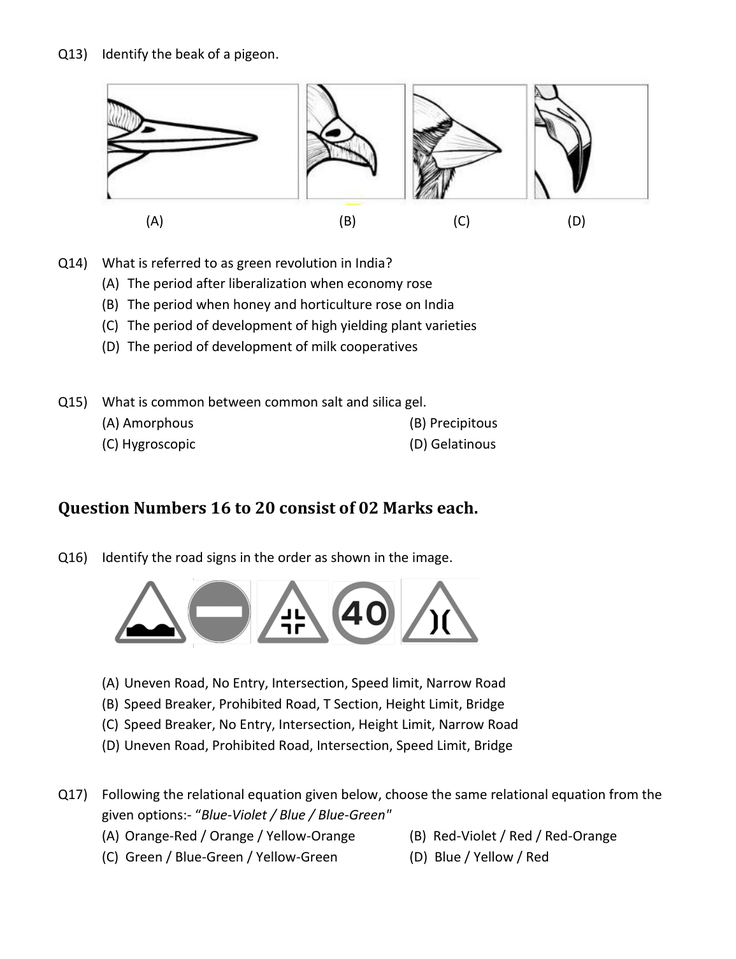
#> input picture tmp/pdfs/nid-review/SamplePaper_DATPrelims_BDes.png, 736 x 959 px, shrunk from 1155 x 1505 before the run
$ python -i crop_question_blocks.py   (imports and definitions only)
#> lines starting #> are read from the running program, lines starting #| are printed output that depends on the picture; after the words box and inside, x2 and y2 are one past the last pixel; in counts of white or black regions, pixels touching at a corner belong together
#> further down, picture is the input picture: PIL image 736x959 RGB; mean R, G, B 243.6, 243.6, 243.6
#!/usr/bin/env python3
"""Crop every question as one exact block from its source page renders.

For each paper, question markers ("Q.06", "Q 12:", "Q7)", "28.") are found with the
Vision OCR helper and matched, in reading order, to the questions the bank already
holds. A question's block runs from its marker to the next question's marker, across
page breaks when it continues on the next page. Page headers/footers and section
headings are left out. The pixels are the source render: nothing is redrawn.

Writes server/data/media/<paper>/blocks/<question>.png and, per question, the
`block_path` and `block_meta_json` columns (confidence flags for review). Changed
pixels reset crop_review to 'pending'. The database is backed up first.

Usage: tools/crop_question_blocks.py [--paper ID] [--ocr-only] [--jobs N]
"""
import argparse
import concurrent.futures
import datetime
import json
import pathlib
import re
import sqlite3
import subprocess

from PIL import Image, ImageChops, ImageDraw

ROOT = pathlib.Path(__file__).resolve().parents[1]
DB = ROOT / "server/data/dexam.sqlite"
MEDIA = ROOT / "server/data/media"
OCR = ROOT / "server/data/.cache/ocr_vision2"  # built from tools/ocr_vision.swift (with marker boxes)
CACHE = ROOT / "server/data/.cache/page-ocr-v2"
REPORTS = ROOT / "server/data/sources/figure-reports"

PAGE_RE = re.compile(r"^page-(\d{3})\.(png|jpg)$")
# "Q.06", "Q 12:", "Q18.", "Q7)", "Q.5 Problem", "Question 3", or a bare "28." / "28)" at the margin.
# Also "Question No. 8" headings; never a range such as "Question numbers 6 -15 carry ...".
MARKER_RE = re.compile(
    r"^\s*(?:(Q(?:uestion)?(?:\s*(?:no|number)\b)?)\s*[.:\-]?\s*)?(\d{1,3})(?!\s*[-–]\s*\d)\s*(?:[.):\-]|\s|$)",
    re.I,
)
HEADING_RE = re.compile(
    r"^\s*(PART\s+[AB12]\b|Part\s+[AB12]\b|SECTION\b|Section\s+\d|Passage\b|PASSAGE\b|"
    r"Directions?\b|DIRECTIONS?\b|Read the following|Instructions\b|INSTRUCTIONS\b|"
    r"END OF|End of the|Q\.?\s*\d+\s*[-–to]+\s*Q?\.?\s*\d+\s+carry|Question numbers?\s+\d+\s*[-–])",
)
# Scanned NIFT papers: a passage or situation heading also ends the question above it.
HEADING_CLEAN_RE = re.compile(HEADING_RE.pattern + r"|^\s*(?:Situation|SITUATION|Caselet)\s*[-–]?\s*[IVXLivxl1-9]{1,4}\W*$")
# Printed page footers on the scanned NIFT papers: "BT 1000/C/2K14/02", "MD 1000/B/2K12/02", "( 13 )".
PAGE_FOOTER_RE = re.compile(r"^\s*[A-Z]{2,4}\s?\d{3,4}\s?/|^\s*\(\s*\d{1,3}\s*\)\s*$")
FOOTER_RE = re.compile(
    r"(\bof\s+\d+\b|Question Paper|Page\s*\d|^\s*\(?\s*\d{1,3}\s*\)?\s*$|^\s*-\s*\d+\s*-\s*$|"
    r"BT\s*\d|\d{2}-PM|Space for rough|Rough Work|ROUGH WORK|www\.|\.com\b|Design Studio|VDDS)",
    re.I,
)


# [68 lines left out: functions parse_json, page_files, ocr_rows, to_pixels, page_layout, not called in this run]


def expected_number(question_no):
    match = re.search(r"(\d+)", str(question_no or ""))
    return int(match.group(1)) if match else None


# [108 lines left out: function find_markers, not called in this run]


def normalise(text):
    return re.sub(r"[^a-z0-9]", "", str(text).lower())


# [11 lines left out: function next_boundary, not called in this run]


def trim_white(image, padding=14):
#> called with padding = 14
    rgb = image.convert("RGB")
    background = Image.new("RGB", rgb.size, (255, 255, 255))
#> background: PIL image 736x959 RGB; every value is 255
    diff = ImageChops.difference(rgb, background).convert("L").point(lambda v: 255 if v > 40 else 0)
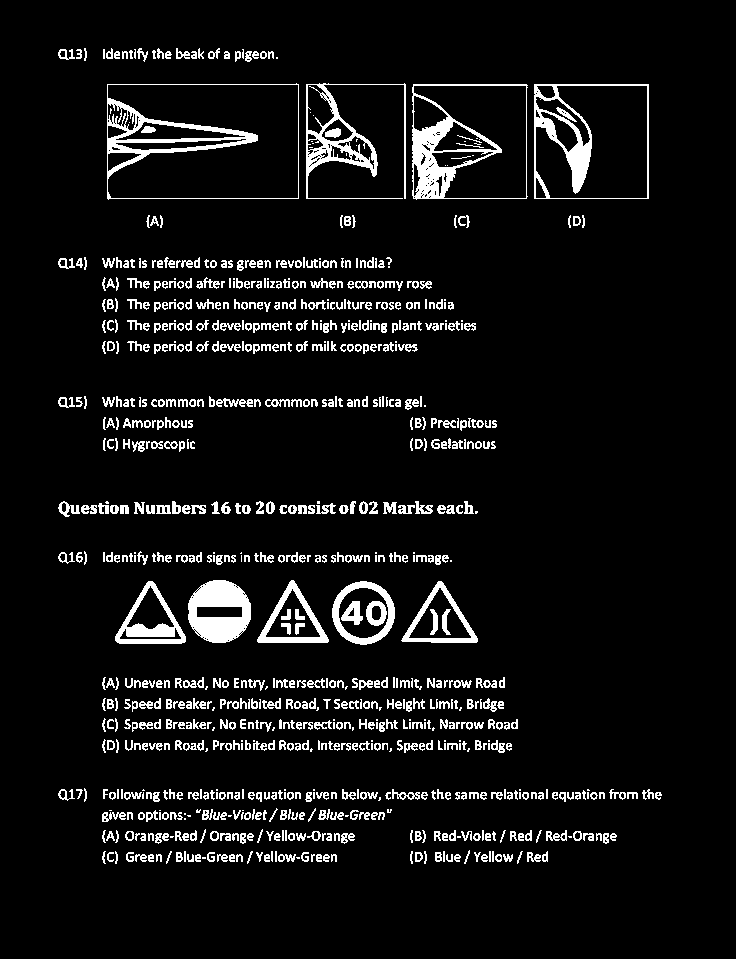
#> diff: PIL image 736x959 L; 7.3% white; 891 white regions (167 under 20 px), largest, box (x1, y1, x2, y2) and area: (412, 84, 528, 200) 3227, (107, 83, 299, 200) 3116, (188, 580, 251, 643) 2677
    box = diff.getbbox()
#> box = (58, 48, 662, 864)
    if not box:
        return None
    left, top, right, bottom = box
#> left = 58; top = 48; right = 662; bottom = 864
    return rgb.crop((max(0, left - padding), max(0, top - padding),
                     min(rgb.width, right + padding), min(rgb.height, bottom + padding)))
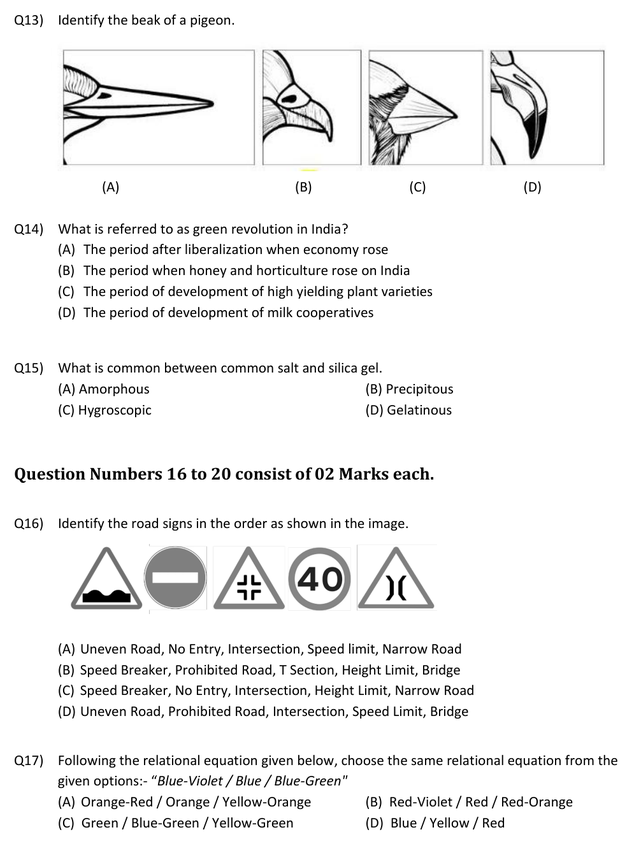
#> returned value: PIL image 632x844 RGB; mean R, G, B 239.9, 239.9, 239.9


# [295 lines left out: functions cut_answer_space, blank_numbers, heading_stop, drop_edge_slivers, whiten_scanner_bars, blankest_row and 4 more, not called in this run]


# [2 lines not run here, left out]

>>> from PIL import Image
>>> picture = Image.open('../tmp/pdfs/nid-review/SamplePaper_DATPrelims_BDes.png')
>>> result = trim_white(picture)

$ run again, on tmp/pdfs/nid-review/NID-2018-Previous-Year-Paper_Vijay Deore Design Studio_VDDS.png
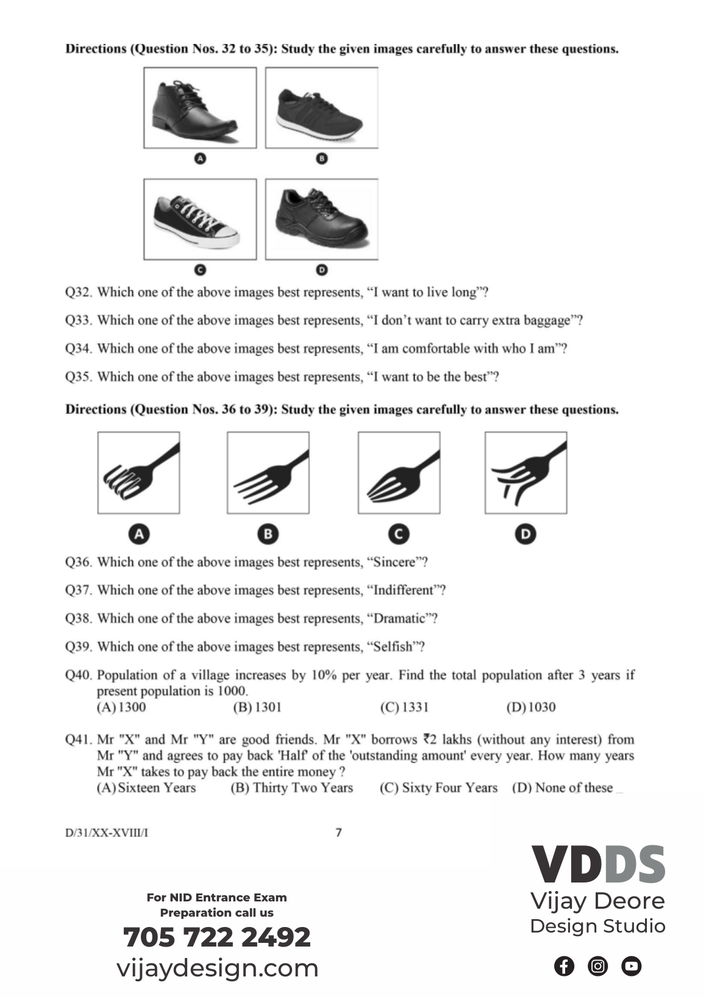
#> input picture tmp/pdfs/nid-review/NID-2018-Previous-Year-Paper_Vijay Deore Design Studio_VDDS.png, 706 x 999 px, shrunk from 1158 x 1638 before the run
#> picture is the input picture: PIL image 706x999 RGB; mean R, G, B 240.3, 240.2, 240.3
#> background: PIL image 706x999 RGB; every value is 255
#> in trim_white, `diff = ImageChops.difference(rgb, background).convert("L").point(lambd..`:
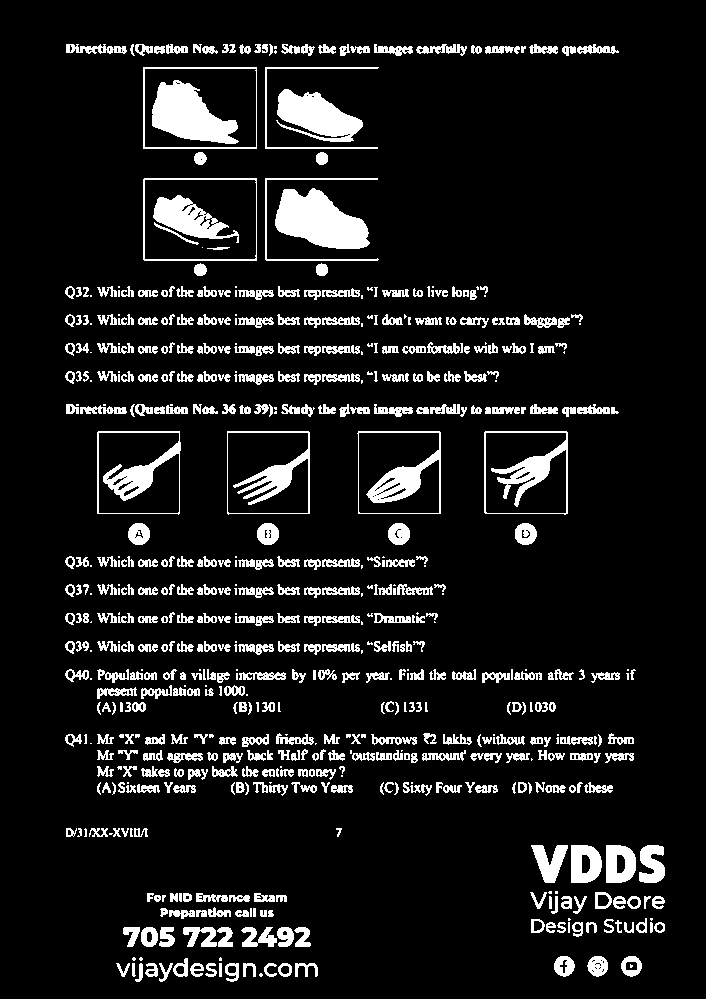
#> diff: PIL image 706x999 L; 10% white; 626 white regions (121 under 20 px), largest, box (x1, y1, x2, y2) and area: (275, 188, 370, 249) 3782, (152, 80, 239, 144) 3301, (276, 89, 363, 142) 2720
#> box = (65, 44, 665, 982)
#> left = 65; top = 44; right = 665; bottom = 982
#> in trim_white, `return rgb.crop((max(0, left - padding), max(0, top - padding), min(rg..`:
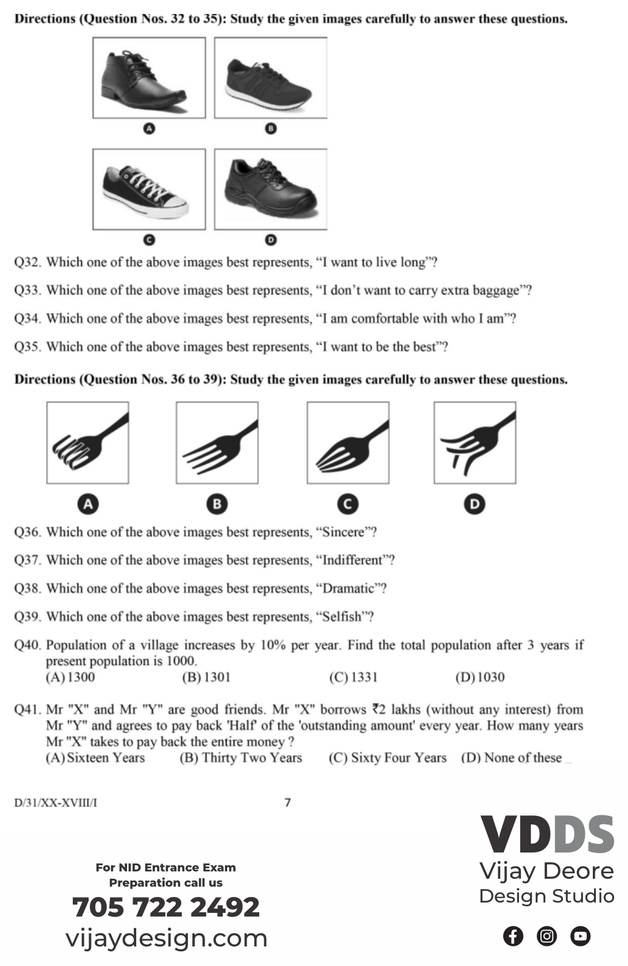
#> returned value: PIL image 628x966 RGB; mean R, G, B 237.9, 237.9, 237.9

$ run again, on tmp/pdfs/nid-review/NID-2020-Previous-Year-Paper_Vijay Deore Design Studio_VDDS.png
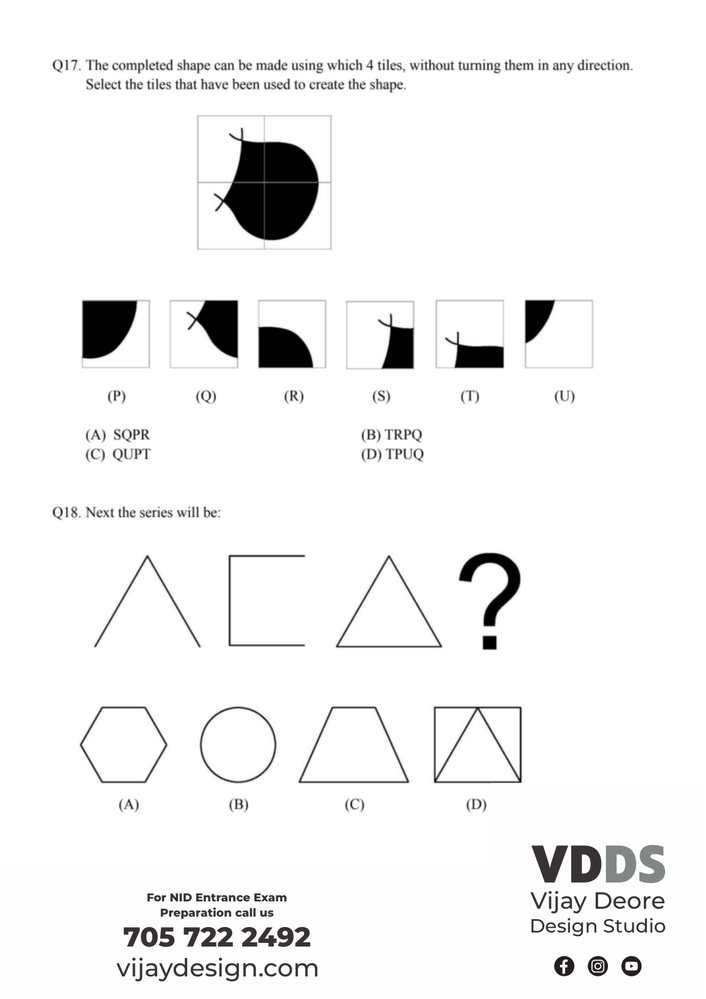
#> input picture tmp/pdfs/nid-review/NID-2020-Previous-Year-Paper_Vijay Deore Design Studio_VDDS.png, 706 x 999 px, shrunk from 1158 x 1638 before the run
#> picture is the input picture: PIL image 706x999 RGB; mean R, G, B 243.1, 243.1, 243.1
#> background: PIL image 706x999 RGB; every value is 255
#> in trim_white, `diff = ImageChops.difference(rgb, background).convert("L").point(lambd..`:
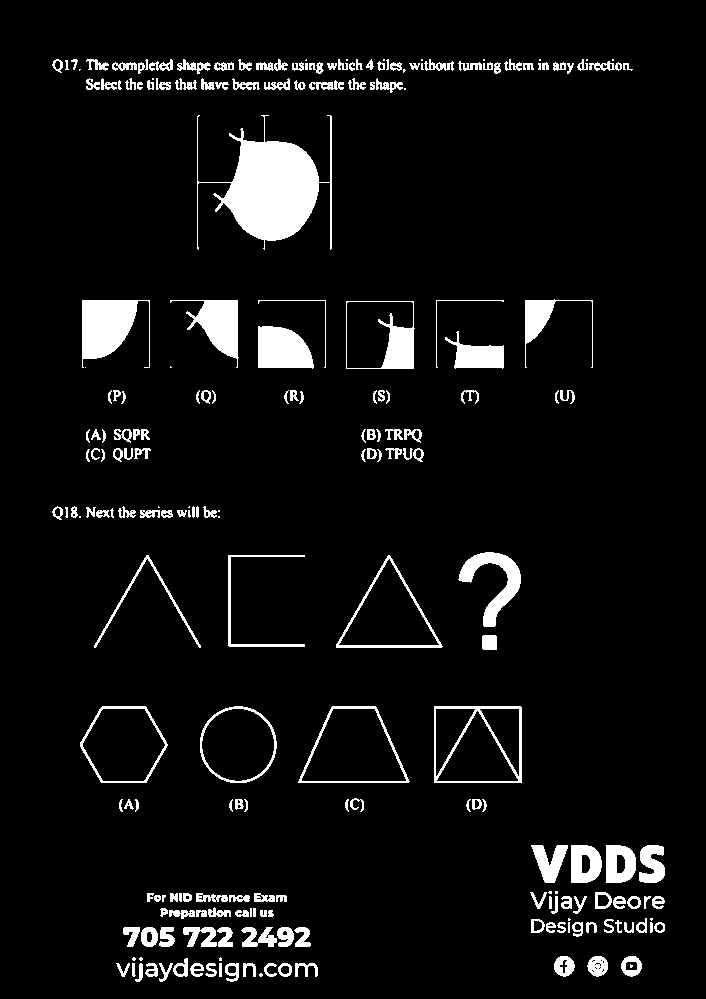
#> diff: PIL image 706x999 L; 6.3% white; 234 white regions (33 under 20 px), largest, box (x1, y1, x2, y2) and area: (197, 115, 332, 250) 7928, (82, 300, 150, 368) 2758, (258, 326, 314, 369) 1960
#> box = (52, 59, 665, 982)
#> left = 52; top = 59; right = 665; bottom = 982
#> in trim_white, `return rgb.crop((max(0, left - padding), max(0, top - padding), min(rg..`:
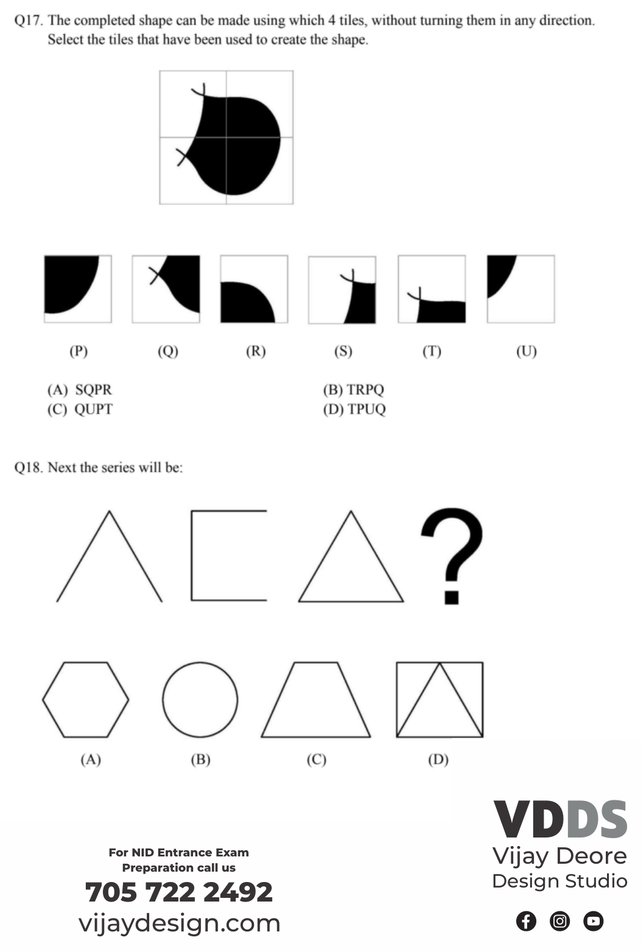
#> returned value: PIL image 641x951 RGB; mean R, G, B 241.3, 241.2, 241.2
